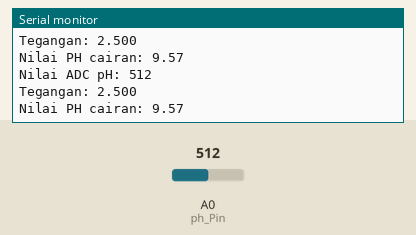
Simulated run of this sketch. Board: Arduino Uno, built with avr-gcc and run on an emulated ATmega328P. On the bench: the last lines printed to the serial monitor. Inputs (shaded band) come from the test bench; at power-on: A0 (ph_Pin) = 512.

Above: at 1.3 s.
1.4 s: A0 (ph_Pin) set to 716
At 1.83 s:
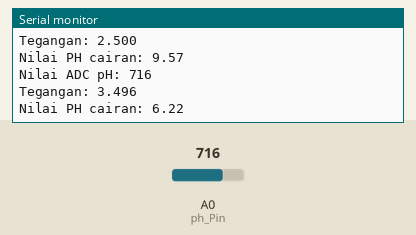
2.9 s: A0 (ph_Pin) set to 900
At 3.33 s:
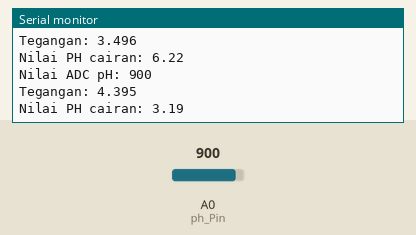
Timing chart, 0 to 5.9 s (numbered marks = the images above; inputs shaded):
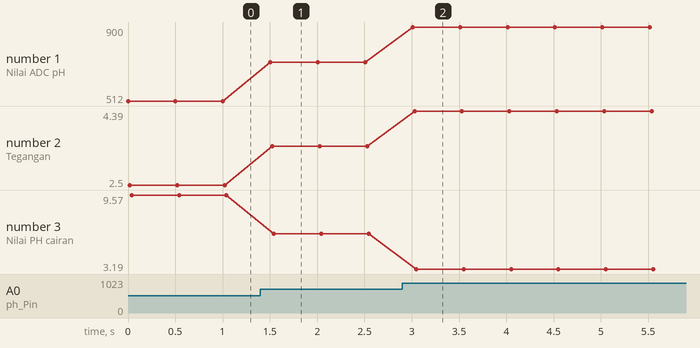

The sketch:

0.3_-_Sensor_PH.ino
```cpp
const int ph_Pin = A0;
float Po = 0;
float pH_step;
int nilai_analog_PH;
double TeganganPH;

// kalibrasi
float PH4 = 0.85;
float PH7 = 1.78;
float PH9 = 2.67;

void setup() {
  // put your setup code here, to run once:
  pinMode(ph_Pin, INPUT);
  Serial.begin(9600);
}

void loop() {
  // put your main code here, to run repeatedly:
  nilai_analog_PH = analogRead(ph_Pin);
  Serial.print("Nilai ADC pH: ");
  Serial.println(nilai_analog_PH);
  TeganganPH = 5 / 1024.0 * nilai_analog_PH;
  Serial.print("Tegangan: ");
  Serial.println(TeganganPH, 3);

  pH_step = (PH9 - PH7 ) / 3;
  Po = 7.00 + ((PH7 - TeganganPH) / pH_step) + 5;
  Serial.print("Nilai PH cairan: ");
  Serial.println(Po,2);
  delay(500);

}
```

Measured:
- after the input at 1.4 s, the serial monitor: prints a new line after 0.11 s (image 1)
- after the input at 2.9 s, the serial monitor: prints a new line after 0.11 s (image 2)
- plotted number 1: 512 → 716 after the input at 1.4 s, 716 → 900 after the input at 2.9 s
- plotted number 2: 2.5 → 3.5 after the input at 1.4 s, 3.5 → 4.39 after the input at 2.9 s
- plotted number 3: 9.57 → 6.22 after the input at 1.4 s, 6.22 → 3.19 after the input at 2.9 s
